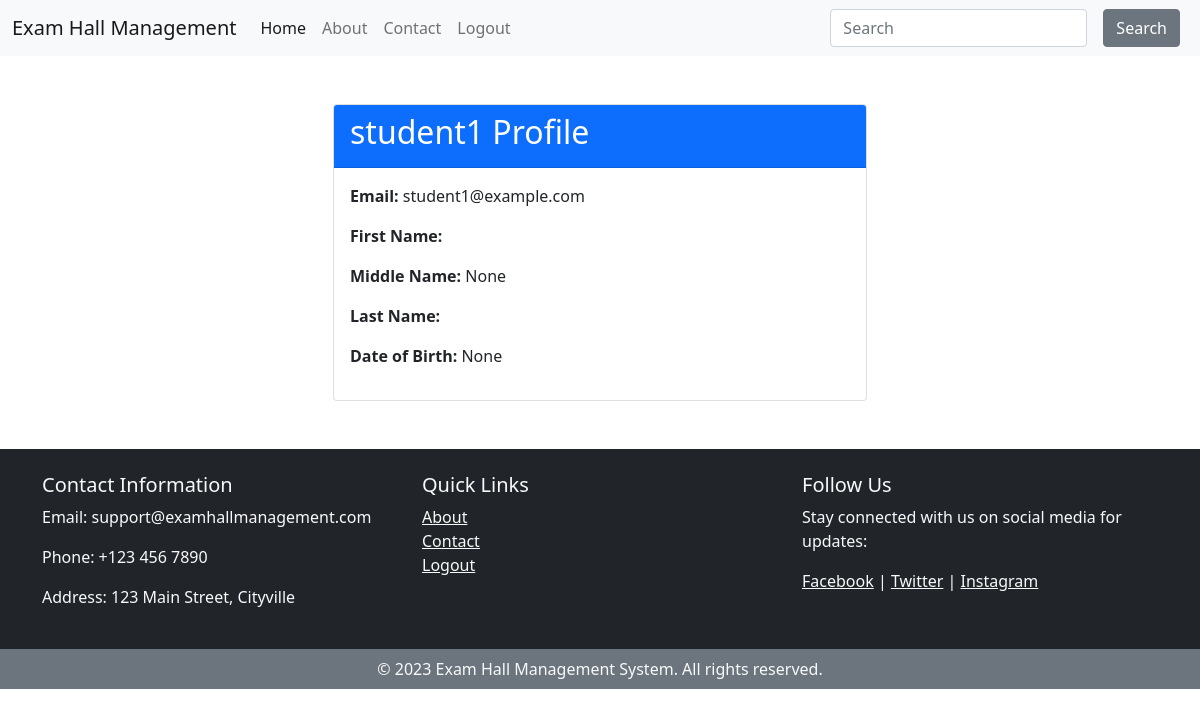
Page /accounts/student/student1/ (signed in) on the committed database.
### accounts/models.py (models this page shows, shortened)
class CustomUser(AbstractUser):
    email = models.EmailField(unique=True)
    first_name = models.CharField(max_length=30)
    middle_name = models.CharField(max_length=30, blank=True, null=True)
    last_name = models.CharField(max_length=30)
    date_of_birth = models.DateField(null=True, blank=True)
    user_type = models.CharField(max_length=20, verbose_name="User Type")
    slug = models.SlugField(unique=True, blank=True, null=True)
    objects = CustomUserManager()

### accounts/views.py (the view)
# urls.py: path('student/<slug:slug>/', StudentProfileView.as_view(), name='student_profile'),
class StudentProfileView(LoginRequiredMixin, DetailView):
    model = Student
    template_name = 'accounts/student_profile.html'
    context_object_name = 'student'
    slug_field = 'slug'
    slug_url_kwarg = 'slug'

### accounts/templates/accounts/student_profile.html
{% extends 'base.html' %}
{% block content %}
    <div class="container mt-5">
        <div class="row">
            <div class="col-md-6 offset-md-3">
                <div class="card">
                    <div class="card-header bg-primary text-white">
                        <h2>{{ student.username }} Profile</h2>
                    </div>
                    <div class="card-body">
                        <p><strong>Email:</strong> {{ student.email }}</p>
                        <p><strong>First Name:</strong> {{ student.first_name }}</p>
                        <p><strong>Middle Name:</strong> {{ student.middle_name }}</p>
                        <p><strong>Last Name:</strong> {{ student.last_name }}</p>
                        <p><strong>Date of Birth:</strong> {{ student.date_of_birth }}</p>
                    </div>
                </div>
            </div>
        </div>
    </div>
{% endblock %}

### rows in the picture
CustomUser: username "student1", email "student1@example.com", middle_name "None", date_of_birth "None"
